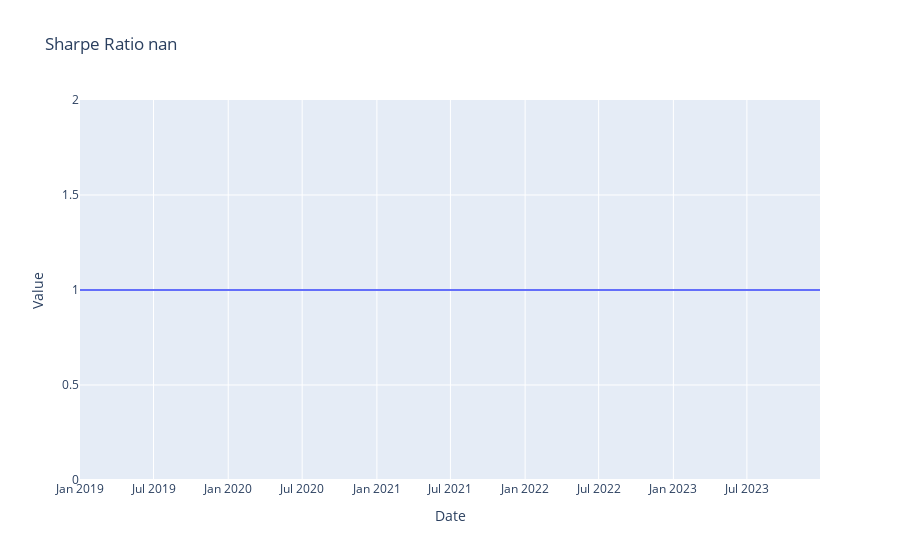

The notebook cell this image was saved under:
### Markdown cell above
Backtest

### Code cell
trading_policy  = greedy_policy_from_qvf(final_qvf, lambda x : [-1,0,1])
bt = btest.Backtester(mdp_trading,trading_policy)
bt.summary()

### Figure 1 — Plotly figure (JSON) as saved in the notebook; plotly's stock layout.template omitted (floating-point values rounded to 4 significant figures; data arrays with more than 128 entries replaced by an {"elided": "..."} marker saying what was removed)
{"data": [{"mode": "lines", "type": "scatter", "x": {"elided": "1303 str values"}, "y": {"elided": "1303 int values"}}], "layout": {"title": {"text": "Sharpe Ratio nan"}, "xaxis": {"title": {"text": "Date"}}, "yaxis": {"title": {"text": "Value"}}}}
